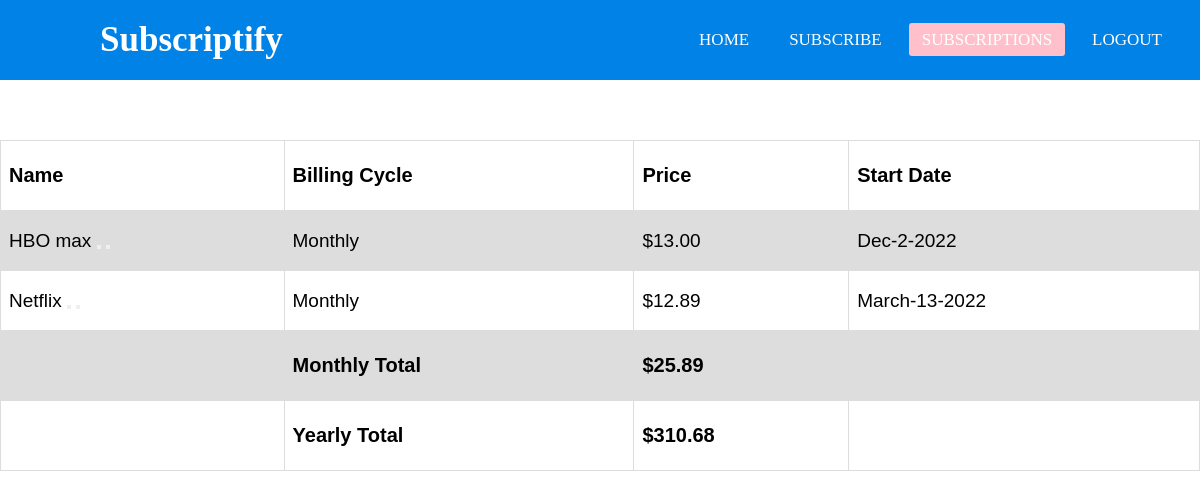
Before: /subscriptions/ (signed in) with the older database file.
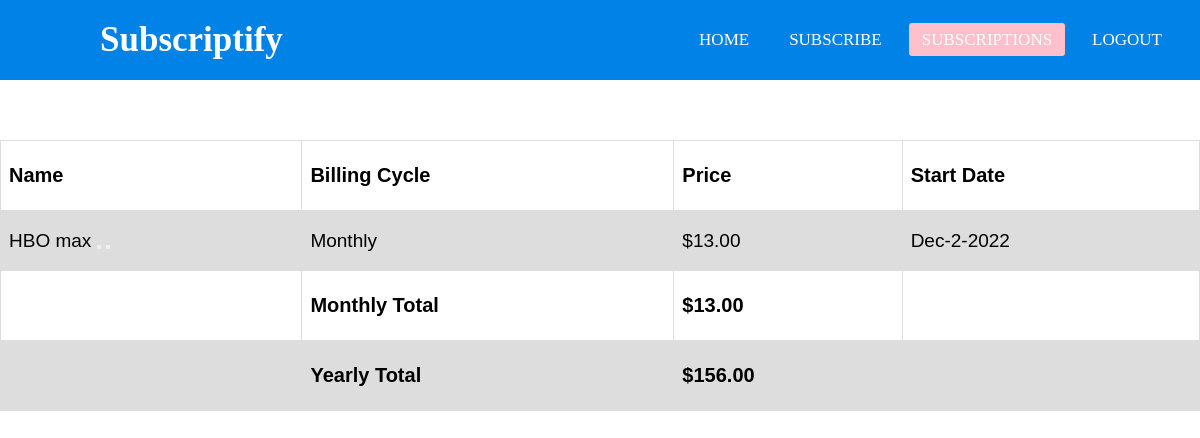
After: the same page with the newer database file.
### app/models.py (models this page shows)
class Subscription(models.Model):
    user = models.ForeignKey(User, on_delete=models.CASCADE, blank=True)
    name = models.CharField(max_length=20, blank=True)
    billing_cycle = models.CharField(max_length=20, choices=cycle_choices, blank=True)
    price = models.DecimalField(decimal_places=2, max_digits=4, blank=True)
    start_month = models.CharField(max_length=10, default="Jan", choices=month_choices, blank=True)
    start_day = models.CharField(max_length=10, default="1", blank=True)
    start_year = models.CharField(max_length=10, default="2022", blank=True)

### app/views.py (the view)
# urls.py: path("subscriptions/", views.mysubscripts, name="subscriptions"),
@login_required
def mysubscripts(request):
    my_subs = Subscription.objects.filter(user=request.user)
    if len(my_subs) == 0:
        monthly_total = 0
        yearly_total = 0
        return render(request, "subscriptions.html",
        {"monthly":monthly_total, 'yearly':yearly_total})
    else:
        total_monthly = 0
        for subs in my_subs:
            total_monthly += subs.price
        yearly_price = total_monthly * 12
        var = Subscription.objects.filter(user=request.user)
        for new_var in var:
            total = new_var.price * Decimal(yearly_price)
            grand_total = "{:.2f}".format(total)
            if new_var.billing_cycle == "Monthly":
                monthly_total = new_var.price
                monthly_total = "{:.2f}".format(monthly_total)
            elif new_var.billing_cycle == "Yearly":
                monthly_total = new_var.price / 12
                monthly_total = "{:.2f}".format(monthly_total)
        return render(request, "subscriptions.html", {'my_subs':my_subs,
        'monthly':total_monthly, 'yearly':yearly_price, 'grand':grand_total,
        'monthly_total':monthly_total,})

### app/templates/subscriptions.html (shortened to what this page needs)
<!DOCTYPE html>
<html>
    <head>
    </head>
    <body>
      <nav>
        <label class="logo">Subscriptify</label>
        <ul>
            <li><a href="/">Home</a></li>
            <li><a href="{% url 'subscribe' %}">Subscribe</a></li>
            <li><a href="{% url 'subscriptions' %}" class="active">Subscriptions</a></li>
            <li><a href="{% url 'logout' %}">Logout</a></li>
        </ul>
      </nav>
        <table>
            <tr>
              <th>Name</th>
              <th>Billing Cycle</th>
              <th>Price</th>
              <th>Start Date</th>
            </tr>
            {% for entry in my_subs %}
                <tr>
                    <td>{{entry.name}} <a href="{% url "edit" entry.id %}">
                      <button></button>
                    </a><a href="delete/{{entry.id}}/"><button></button></a></td>
                    <td>{{entry.billing_cycle}}</td>
                    <td>${{entry.price}}</td>
                    <td>{{ entry.start_month }}-{{ entry.start_day }}-{{ entry.start_year }}</td>
                </tr>
            {% endfor %}
            <tr>
                <td></td>
                <th>Monthly Total</th>
                <th>${{ monthly }}</th>
                <td></td>
            </tr>
            <tr>
                <td></td>
                <th>Yearly Total</th>
                <th>${{ yearly }}</th>
                <td></td>
            </tr>
        </table>
    </body>
<html>

Changed rows visible on the page:
removed Subscription: name "Netflix", billing_cycle "Monthly", price "12.89", start_month "March", start_day "13", start_year "2022"
Other visible differences:
{{ monthly }}: "25.89" → "13.00"
{{ yearly }}: "310.68" → "156.00"
